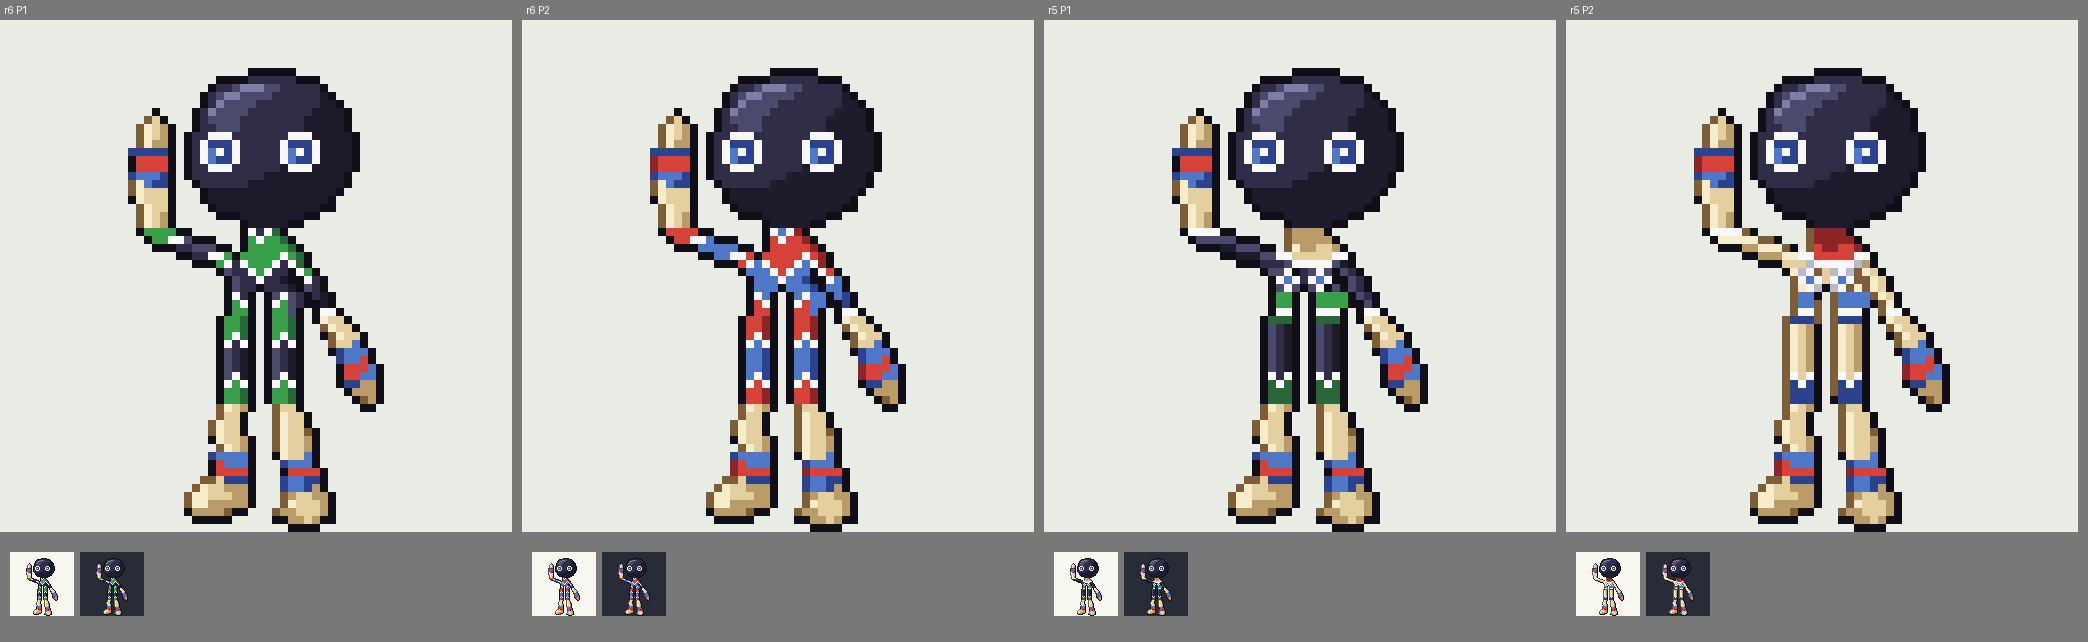

The script that saved this image:
# vel.png: P1 | P2 | r4-A op 8x + 1x licht/donker, en Sigilyph (romp) op 8x ter vergelijking
from PIL import Image, ImageDraw
V=[('astro_P1.png','r6 P1'),('astro_P2.png','r6 P2'),('../sprite_r5/astro_P1.png','r5 P1'),('../sprite_r5/astro_P2.png','r5 P2')]
s=8; vel=Image.new('RGB',(4*(64*s+10),64*s+130),(120,120,120)); d=ImageDraw.Draw(vel)
for k,(f,t) in enumerate(V):
    im=Image.open(f).convert('RGBA'); x=k*(64*s+10)
    bg=Image.new('RGBA',(64*s,64*s),(232,236,228,255)); bg.alpha_composite(im.resize((64*s,64*s),Image.NEAREST))
    vel.paste(bg.convert('RGB'),(x,20)); d.text((x+4,4),t,fill=(255,255,255))
    for u,c in enumerate([(248,248,240,255),(40,44,56,255)]):
        b=Image.new('RGBA',(64,64),c); b.alpha_composite(im); vel.paste(b.convert('RGB'),(x+10+u*70,64*s+40))
vel.save('vel.png'); print(vel.size)
